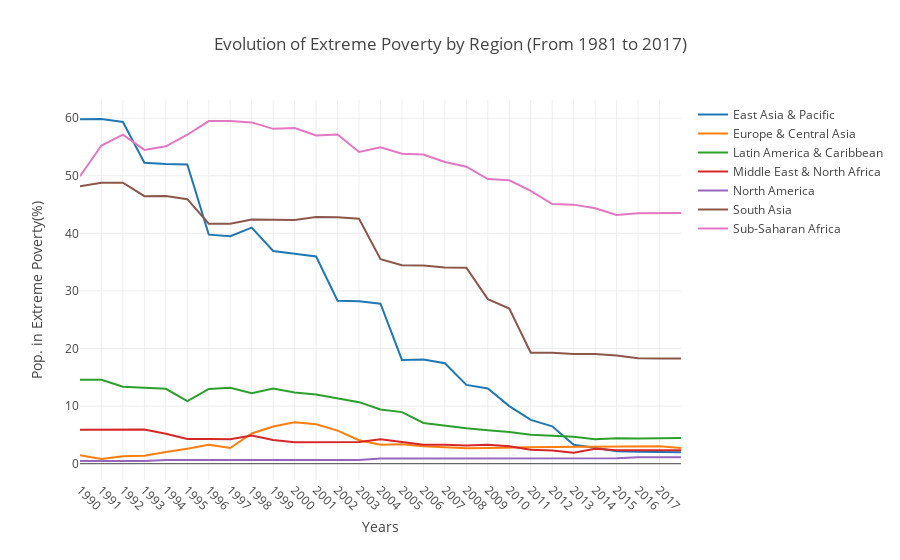

Notebook source saved alongside this figure:
### Code cell
layout = go.Layout( 
    title = go.layout.Title(
        text = 'Evolution of Extreme Poverty by Region (From 1981 to 2017)'
    ),
    xaxis = go.layout.XAxis(
        tickmode='array',
        tickvals=np.arange(1990, 2018, step=1),
        tickangle=45,
        title='Years'
    ),
    yaxis = go.layout.YAxis(
        autorange=True,
        title='Pop. in Extreme Poverty(%)'
    )
)

fig = go.Figure(
    layout=layout
)
        
for region in extreme_poverty_by_region['Region'].unique():
    ext_pov_region = extreme_poverty_by_region[extreme_poverty_by_region['Region'] == region]
    fig.add_scatter(x=ext_pov_region['Year'], y=ext_pov_region['Mean Pop. in Extreme Poverty'], name=region, mode='lines')
    
iplot(fig, filename='axes-lines')

### Figure 1 — Plotly figure (JSON) as saved in the notebook; plotly's stock layout.template omitted (floating-point values rounded to 4 significant figures)
{"data": [{"mode": "lines", "name": "East Asia & Pacific", "type": "scatter", "uid": "deb2f43d-2c8d-40df-9c48-d5e6cb367a95", "x": ["1990", "1991", "1992", "1993", "1994", "1995", "1996", "1997", "1998", "1999", "2000", "2001", "2002", "2003", "2004", "2005", "2006", "2007", "2008", "2009", "2010", "2011", "2012", "2013", "2014", "2015", "2016", "2017", "2018"], "y": [59.82, 59.86, 59.34, 52.25, 52.04, 51.98, 39.78, 39.5, 40.99, 36.93, 36.47, 35.99, 28.29, 28.19, 27.79, 18.02, 18.08, 17.44, 13.69, 13.06, 10, 7.6, 6.49, 3.28, 2.78, 2.16, 2.06, 1.97, 1.97]}, {"mode": "lines", "name": "Europe & Central Asia", "type": "scatter", "uid": "20117dd9-36fa-4eee-82a4-b70674cd2e6b", "x": ["1990", "1991", "1992", "1993", "1994", "1995", "1996", "1997", "1998", "1999", "2000", "2001", "2002", "2003", "2004", "2005", "2006", "2007", "2008", "2009", "2010", "2011", "2012", "2013", "2014", "2015", "2016", "2017", "2018"], "y": [1.49, 0.81, 1.3, 1.38, 2.04, 2.59, 3.29, 2.72, 5.25, 6.47, 7.21, 6.84, 5.74, 4.08, 3.29, 3.39, 3.02, 2.82, 2.7, 2.72, 2.83, 2.86, 2.89, 2.94, 2.92, 2.98, 3, 3.03, 2.72]}, {"mode": "lines", "name": "Latin America & Caribbean", "type": "scatter", "uid": "d8e3664d-dbf4-4c2a-af53-002d58020645", "x": ["1990", "1991", "1992", "1993", "1994", "1995", "1996", "1997", "1998", "1999", "2000", "2001", "2002", "2003", "2004", "2005", "2006", "2007", "2008", "2009", "2010", "2011", "2012", "2013", "2014", "2015", "2016", "2017", "2018"], "y": [14.56, 14.56, 13.38, 13.22, 13.01, 10.89, 12.99, 13.2, 12.26, 13.04, 12.38, 12.03, 11.37, 10.69, 9.43, 8.96, 7.07, 6.59, 6.16, 5.8, 5.49, 5.02, 4.88, 4.68, 4.25, 4.42, 4.39, 4.45, 4.45]}, {"mode": "lines", "name": "Middle East & North Africa", "type": "scatter", "uid": "a235a174-0995-491f-aab1-98701ae535e1", "x": ["1990", "1991", "1992", "1993", "1994", "1995", "1996", "1997", "1998", "1999", "2000", "2001", "2002", "2003", "2004", "2005", "2006", "2007", "2008", "2009", "2010", "2011", "2012", "2013", "2014", "2015", "2016", "2017", "2018"], "y": [5.89, 5.89, 5.94, 5.94, 5.21, 4.28, 4.28, 4.25, 4.88, 4.11, 3.72, 3.71, 3.75, 3.75, 4.25, 3.78, 3.29, 3.31, 3.18, 3.31, 3.03, 2.43, 2.3, 1.92, 2.59, 2.32, 2.34, 2.33, 2.33]}, {"mode": "lines", "name": "North America", "type": "scatter", "uid": "3e457176-4ad4-4bb1-85a7-35b25031d40d", "x": ["1990", "1991", "1992", "1993", "1994", "1995", "1996", "1997", "1998", "1999", "2000", "2001", "2002", "2003", "2004", "2005", "2006", "2007", "2008", "2009", "2010", "2011", "2012", "2013", "2014", "2015", "2016", "2017", "2018"], "y": [0.47, 0.47, 0.47, 0.47, 0.65, 0.65, 0.65, 0.68, 0.68, 0.68, 0.65, 0.65, 0.65, 0.65, 0.92, 0.92, 0.92, 0.92, 0.92, 0.92, 0.92, 0.92, 0.92, 0.95, 0.95, 0.95, 1.13, 1.13, 1.13]}, {"mode": "lines", "name": "South Asia", "type": "scatter", "uid": "e1509145-4f78-4b04-a795-96f10ff953b1", "x": ["1990", "1991", "1992", "1993", "1994", "1995", "1996", "1997", "1998", "1999", "2000", "2001", "2002", "2003", "2004", "2005", "2006", "2007", "2008", "2009", "2010", "2011", "2012", "2013", "2014", "2015", "2016", "2017", "2018"], "y": [48.17, 48.8, 48.81, 46.46, 46.47, 45.94, 41.68, 41.67, 42.41, 42.41, 42.32, 42.84, 42.82, 42.54, 35.52, 34.48, 34.41, 34.06, 34.05, 28.57, 26.93, 19.27, 19.26, 19.05, 19.04, 18.78, 18.3, 18.29, 18.29]}, {"mode": "lines", "name": "Sub-Saharan Africa", "type": "scatter", "uid": "1f2e7601-3e6e-4de5-b3f8-7015a5dadb60", "x": ["1990", "1991", "1992", "1993", "1994", "1995", "1996", "1997", "1998", "1999", "2000", "2001", "2002", "2003", "2004", "2005", "2006", "2007", "2008", "2009", "2010", "2011", "2012", "2013", "2014", "2015", "2016", "2017", "2018"], "y": [49.93, 55.26, 57.15, 54.5, 55.12, 57.13, 59.5, 59.53, 59.27, 58.15, 58.28, 57, 57.17, 54.14, 54.93, 53.83, 53.68, 52.39, 51.57, 49.44, 49.21, 47.38, 45.08, 44.99, 44.37, 43.19, 43.48, 43.52, 43.52]}], "layout": {"title": {"text": "Evolution of Extreme Poverty by Region (From 1981 to 2017)"}, "xaxis": {"tickangle": 45, "tickmode": "array", "tickvals": [1990, 1991, 1992, 1993, 1994, 1995, 1996, 1997, 1998, 1999, 2000, 2001, 2002, 2003, 2004, 2005, 2006, 2007, 2008, 2009, 2010, 2011, 2012, 2013, 2014, 2015, 2016, 2017], "title": {"text": "Years"}}, "yaxis": {"autorange": true, "title": {"text": "Pop. in Extreme Poverty(%)"}}}}
